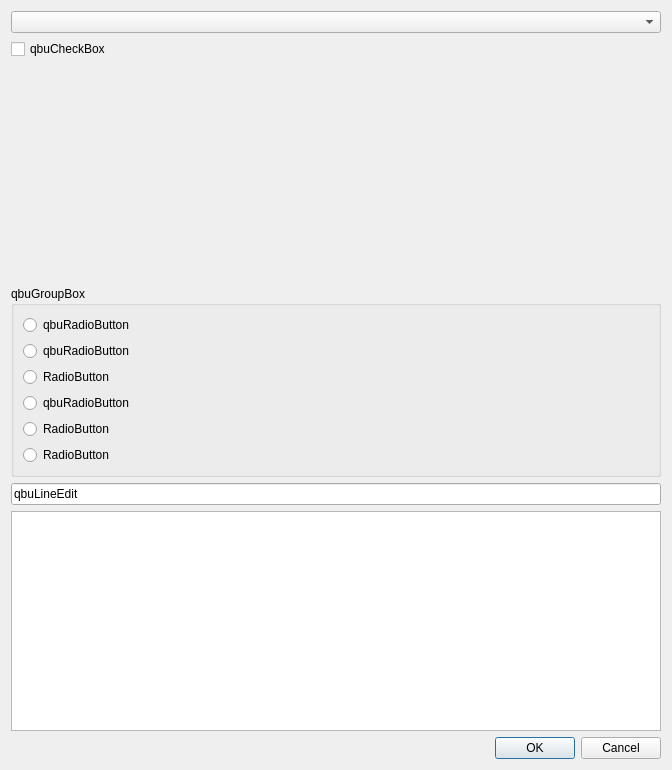
<?xml version="1.0" encoding="UTF-8"?>
<ui version="4.0">
 <class>DevelopGUIDB1</class>
 <widget class="QDialog" name="DevelopGUIDB1">
  <property name="geometry">
   <rect>
    <x>0</x>
    <y>0</y>
    <width>672</width>
    <height>770</height>
   </rect>
  </property>
  <property name="windowTitle">
   <string>Dialog</string>
  </property>
  <layout class="QVBoxLayout" name="verticalLayout">
   <item>
    <widget class="qbu::qbuComboBox" name="qbu::qbuComboBox">
     <property name="text" stdset="0">
      <string>qbuComboBox</string>
     </property>
    </widget>
   </item>
   <item>
    <widget class="qbu::qbuCheckBox" name="qbu::qbuCheckBox">
     <property name="text">
      <string>qbuCheckBox</string>
     </property>
    </widget>
   </item>
   <item>
    <spacer name="verticalSpacer">
     <property name="orientation">
      <enum>Qt::Vertical</enum>
     </property>
     <property name="sizeHint" stdset="0">
      <size>
       <width>17</width>
       <height>90</height>
      </size>
     </property>
    </spacer>
   </item>
   <item>
    <widget class="qbu::qbuGroupBox" name="qbu::qbuGroupBox">
     <property name="title">
      <string>qbuGroupBox</string>
     </property>
     <property name="text" stdset="0">
      <string>qbuGroupBox</string>
     </property>
     <layout class="QVBoxLayout" name="verticalLayout_2">
      <item>
       <widget class="qbu::qbuRadioButton" name="qbu::qbuRadioButton">
        <property name="text">
         <string>qbuRadioButton</string>
        </property>
       </widget>
      </item>
      <item>
       <widget class="qbu::qbuRadioButton" name="qbuRadioButton">
        <property name="text">
         <string>qbuRadioButton</string>
        </property>
       </widget>
      </item>
      <item>
       <widget class="qbu::qbuRadioButton" name="radioButton_2">
        <property name="text">
         <string>RadioButton</string>
        </property>
       </widget>
      </item>
      <item>
       <widget class="qbu::qbuRadioButton" name="qbu::qbuRadioButton_2">
        <property name="text">
         <string>qbuRadioButton</string>
        </property>
       </widget>
      </item>
      <item>
       <widget class="qbu::qbuRadioButton" name="radioButton_3">
        <property name="text">
         <string>RadioButton</string>
        </property>
       </widget>
      </item>
      <item>
       <widget class="QRadioButton" name="radioButton">
        <property name="text">
         <string>RadioButton</string>
        </property>
       </widget>
      </item>
     </layout>
    </widget>
   </item>
   <item>
    <widget class="qbu::qbuLineEdit" name="qbu::qbuLineEdit">
     <property name="text">
      <string>qbuLineEdit</string>
     </property>
    </widget>
   </item>
   <item>
    <widget class="qbu::qbuTextEdit" name="qbu::qbuTextEdit">
     <property name="text" stdset="0">
      <string>qbuTextEdit</string>
     </property>
    </widget>
   </item>
   <item>
    <widget class="QDialogButtonBox" name="buttonBox">
     <property name="orientation">
      <enum>Qt::Horizontal</enum>
     </property>
     <property name="standardButtons">
      <set>QDialogButtonBox::Cancel|QDialogButtonBox::Ok</set>
     </property>
    </widget>
   </item>
  </layout>
 </widget>
 <customwidgets>
  <customwidget>
   <class>qbu::qbuRadioButton</class>
   <extends>QRadioButton</extends>
   <header>qbuWidgets/qbuRadioButton.h</header>
  </customwidget>
  <customwidget>
   <class>qbu::qbuGroupBox</class>
   <extends>QGroupBox</extends>
   <header>qbuWidgets/qbuGroupBox.h</header>
   <container>1</container>
  </customwidget>
  <customwidget>
   <class>qbu::qbuComboBox</class>
   <extends>QComboBox</extends>
   <header>qbuWidgets/qbuComboBox.h</header>
  </customwidget>
  <customwidget>
   <class>qbu::qbuCheckBox</class>
   <extends>QCheckBox</extends>
   <header>qbuWidgets/qbuCheckBox.h</header>
  </customwidget>
  <customwidget>
   <class>qbu::qbuLineEdit</class>
   <extends>QLineEdit</extends>
   <header>qbuWidgets/qbuLineEdit.h</header>
  </customwidget>
  <customwidget>
   <class>qbu::qbuTextEdit</class>
   <extends>QTextEdit</extends>
   <header>qbuWidgets/qbuTextEdit.h</header>
  </customwidget>
 </customwidgets>
 <resources/>
 <connections>
  <connection>
   <sender>buttonBox</sender>
   <signal>accepted()</signal>
   <receiver>DevelopGUIDB1</receiver>
   <slot>accept()</slot>
   <hints>
    <hint type="sourcelabel">
     <x>248</x>
     <y>254</y>
    </hint>
    <hint type="destinationlabel">
     <x>157</x>
     <y>274</y>
    </hint>
   </hints>
  </connection>
  <connection>
   <sender>buttonBox</sender>
   <signal>rejected()</signal>
   <receiver>DevelopGUIDB1</receiver>
   <slot>reject()</slot>
   <hints>
    <hint type="sourcelabel">
     <x>316</x>
     <y>260</y>
    </hint>
    <hint type="destinationlabel">
     <x>286</x>
     <y>274</y>
    </hint>
   </hints>
  </connection>
 </connections>
</ui>
